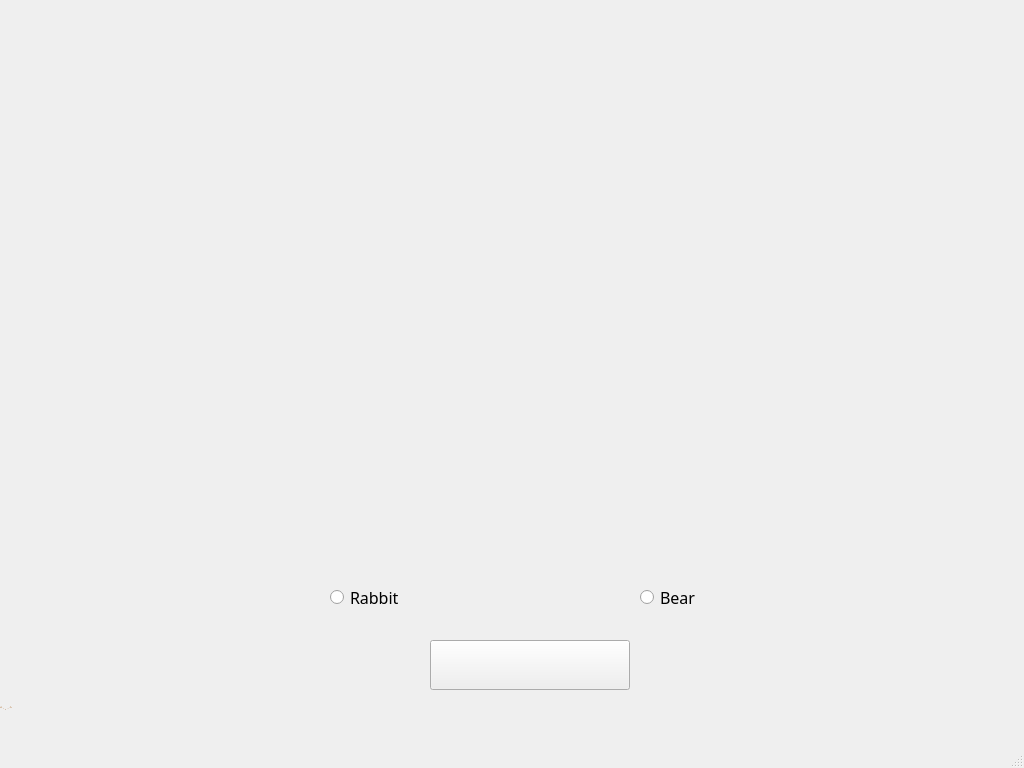
<?xml version="1.0" encoding="UTF-8"?>
<ui version="4.0">
 <class>MainWindow</class>
 <widget class="QMainWindow" name="MainWindow">
  <property name="geometry">
   <rect>
    <x>0</x>
    <y>0</y>
    <width>1024</width>
    <height>768</height>
   </rect>
  </property>
  <property name="windowTitle">
   <string>MainWindow</string>
  </property>
  <widget class="QWidget" name="centralwidget">
   <widget class="QRadioButton" name="rabbit_rad">
    <property name="geometry">
     <rect>
      <x>330</x>
      <y>580</y>
      <width>100</width>
      <height>35</height>
     </rect>
    </property>
    <property name="font">
     <font>
      <family>BM EULJIRO TTF</family>
      <pointsize>12</pointsize>
     </font>
    </property>
    <property name="text">
     <string>Rabbit</string>
    </property>
   </widget>
   <widget class="QRadioButton" name="bear_rad">
    <property name="geometry">
     <rect>
      <x>640</x>
      <y>580</y>
      <width>100</width>
      <height>35</height>
     </rect>
    </property>
    <property name="font">
     <font>
      <family>BM EULJIRO TTF</family>
      <pointsize>12</pointsize>
     </font>
    </property>
    <property name="text">
     <string>Bear</string>
    </property>
   </widget>
   <widget class="QPushButton" name="choice_btn">
    <property name="geometry">
     <rect>
      <x>430</x>
      <y>640</y>
      <width>200</width>
      <height>50</height>
     </rect>
    </property>
    <property name="text">
     <string/>
    </property>
   </widget>
   <widget class="QLabel" name="choiceBackground_label">
    <property name="geometry">
     <rect>
      <x>0</x>
      <y>-20</y>
      <width>1024</width>
      <height>768</height>
     </rect>
    </property>
    <property name="text">
     <string/>
    </property>
   </widget>
   <widget class="QLabel" name="easteregg">
    <property name="geometry">
     <rect>
      <x>0</x>
      <y>700</y>
      <width>30</width>
      <height>15</height>
     </rect>
    </property>
    <property name="font">
     <font>
      <family>BM DoHyeon</family>
      <pointsize>3</pointsize>
     </font>
    </property>
    <property name="styleSheet">
     <string notr="true">color : rgb(160, 80, 0);</string>
    </property>
    <property name="text">
     <string>^ . , . ^</string>
    </property>
   </widget>
   <zorder>choiceBackground_label</zorder>
   <zorder>rabbit_rad</zorder>
   <zorder>bear_rad</zorder>
   <zorder>choice_btn</zorder>
   <zorder>easteregg</zorder>
  </widget>
  <widget class="QMenuBar" name="menubar">
   <property name="geometry">
    <rect>
     <x>0</x>
     <y>0</y>
     <width>1024</width>
     <height>25</height>
    </rect>
   </property>
  </widget>
  <widget class="QStatusBar" name="statusbar"/>
 </widget>
 <resources/>
 <connections/>
</ui>
